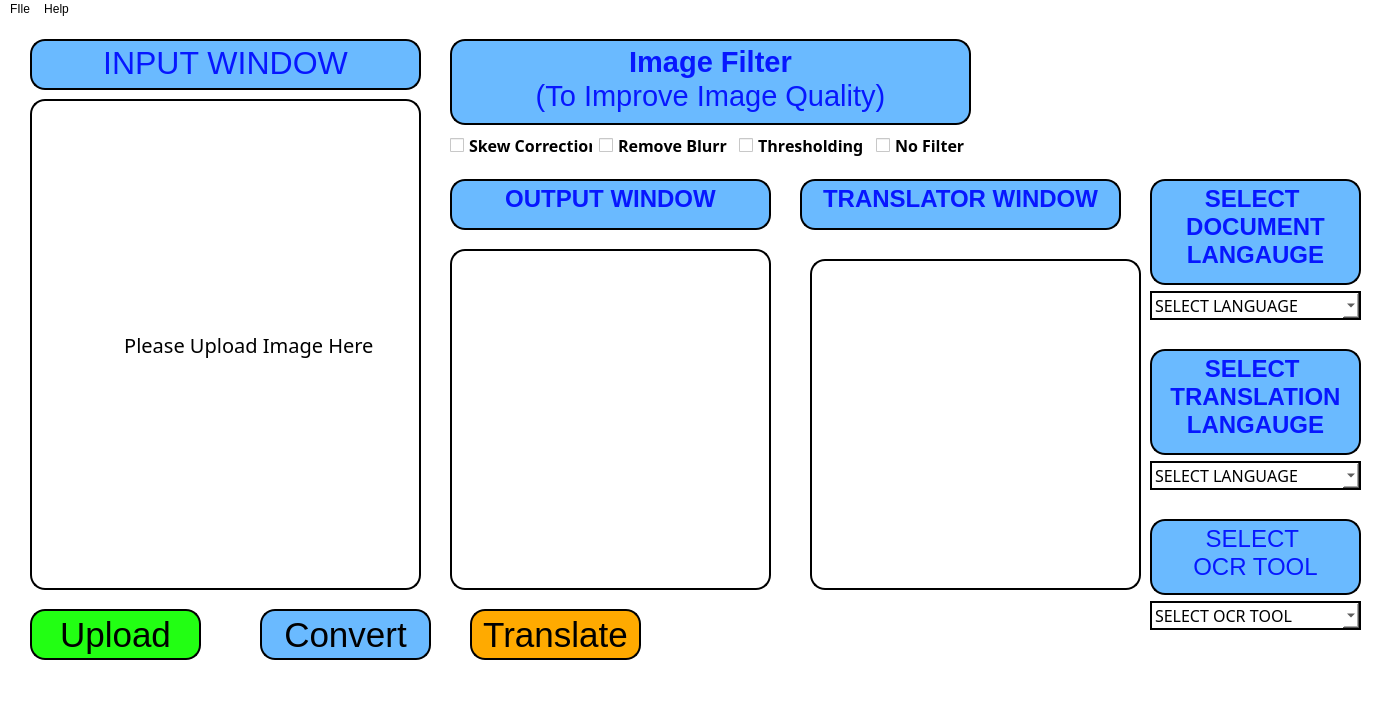
<?xml version="1.0" encoding="UTF-8"?>
<ui version="4.0">
 <class>SMART_OCR</class>
 <widget class="QMainWindow" name="SMART_OCR">
  <property name="geometry">
   <rect>
    <x>0</x>
    <y>0</y>
    <width>1385</width>
    <height>720</height>
   </rect>
  </property>
  <property name="font">
   <font>
    <pointsize>12</pointsize>
    <weight>75</weight>
    <bold>true</bold>
   </font>
  </property>
  <property name="windowTitle">
   <string>MainWindow</string>
  </property>
  <property name="styleSheet">
   <string notr="true">background-color:white;</string>
  </property>
  <widget class="QWidget" name="Central_Widget_OCR">
   <widget class="QLabel" name="Input_Window">
    <property name="geometry">
     <rect>
      <x>30</x>
      <y>80</y>
      <width>391</width>
      <height>491</height>
     </rect>
    </property>
    <property name="font">
     <font>
      <family>Raleway</family>
      <pointsize>15</pointsize>
     </font>
    </property>
    <property name="styleSheet">
     <string notr="true">
border-style: outset;
border-width: 2px;
border-radius: 15px;
border-color: black;
background-color:rgb(255, 255, 255);

</string>
    </property>
    <property name="frameShape">
     <enum>QFrame::WinPanel</enum>
    </property>
    <property name="frameShadow">
     <enum>QFrame::Plain</enum>
    </property>
    <property name="lineWidth">
     <number>6</number>
    </property>
    <property name="midLineWidth">
     <number>6</number>
    </property>
    <property name="text">
     <string>         Please Upload Image Here</string>
    </property>
    <property name="alignment">
     <set>Qt::AlignCenter</set>
    </property>
   </widget>
   <widget class="QTextBrowser" name="Input_Label">
    <property name="geometry">
     <rect>
      <x>30</x>
      <y>20</y>
      <width>391</width>
      <height>51</height>
     </rect>
    </property>
    <property name="styleSheet">
     <string notr="true">font-size:35px;
border-style: outset;
border-width: 2px;
border-radius: 15px;
border-color: black;
background-color:rgb(106, 186, 255)
</string>
    </property>
    <property name="html">
     <string>&lt;!DOCTYPE HTML PUBLIC &quot;-//W3C//DTD HTML 4.0//EN&quot; &quot;http://www.w3.org/TR/REC-html40/strict.dtd&quot;&gt;
&lt;html&gt;&lt;head&gt;&lt;meta name=&quot;qrichtext&quot; content=&quot;1&quot; /&gt;&lt;style type=&quot;text/css&quot;&gt;
p, li { white-space: pre-wrap; }
&lt;/style&gt;&lt;/head&gt;&lt;body style=&quot; font-family:'MS Shell Dlg 2'; font-size:35px; font-weight:400; font-style:normal;&quot;&gt;
&lt;p align=&quot;center&quot; style=&quot; margin-top:0px; margin-bottom:0px; margin-left:0px; margin-right:0px; -qt-block-indent:0; text-indent:0px;&quot;&gt;&lt;span style=&quot; font-size:24pt; color:#0717ff;&quot;&gt;INPUT WINDOW&lt;/span&gt;&lt;/p&gt;&lt;/body&gt;&lt;/html&gt;</string>
    </property>
   </widget>
   <widget class="QTextBrowser" name="Output_Label">
    <property name="geometry">
     <rect>
      <x>450</x>
      <y>160</y>
      <width>321</width>
      <height>51</height>
     </rect>
    </property>
    <property name="styleSheet">
     <string notr="true">font-size:35px;
border-style: outset;
border-width: 2px;
border-radius: 15px;
border-color: black;
background-color:rgb(106, 186, 255)
</string>
    </property>
    <property name="html">
     <string>&lt;!DOCTYPE HTML PUBLIC &quot;-//W3C//DTD HTML 4.0//EN&quot; &quot;http://www.w3.org/TR/REC-html40/strict.dtd&quot;&gt;
&lt;html&gt;&lt;head&gt;&lt;meta name=&quot;qrichtext&quot; content=&quot;1&quot; /&gt;&lt;style type=&quot;text/css&quot;&gt;
p, li { white-space: pre-wrap; }
&lt;/style&gt;&lt;/head&gt;&lt;body style=&quot; font-family:'MS Shell Dlg 2'; font-size:35px; font-weight:400; font-style:normal;&quot;&gt;
&lt;p align=&quot;center&quot; style=&quot; margin-top:0px; margin-bottom:0px; margin-left:0px; margin-right:0px; -qt-block-indent:0; text-indent:0px;&quot;&gt;&lt;span style=&quot; font-size:18pt; font-weight:600; color:#0717ff;&quot;&gt;OUTPUT WINDOW&lt;/span&gt;&lt;/p&gt;&lt;/body&gt;&lt;/html&gt;</string>
    </property>
   </widget>
   <widget class="QTextBrowser" name="Translator_Label">
    <property name="geometry">
     <rect>
      <x>800</x>
      <y>160</y>
      <width>321</width>
      <height>51</height>
     </rect>
    </property>
    <property name="font">
     <font>
      <pointsize>-1</pointsize>
     </font>
    </property>
    <property name="styleSheet">
     <string notr="true">font-size:35px;
border-style: outset;
border-width: 2px;
border-radius: 15px;
border-color: black;
background-color:rgb(106, 186, 255)
</string>
    </property>
    <property name="html">
     <string>&lt;!DOCTYPE HTML PUBLIC &quot;-//W3C//DTD HTML 4.0//EN&quot; &quot;http://www.w3.org/TR/REC-html40/strict.dtd&quot;&gt;
&lt;html&gt;&lt;head&gt;&lt;meta name=&quot;qrichtext&quot; content=&quot;1&quot; /&gt;&lt;style type=&quot;text/css&quot;&gt;
p, li { white-space: pre-wrap; }
&lt;/style&gt;&lt;/head&gt;&lt;body style=&quot; font-family:'Raleway'; font-size:35px; font-weight:400; font-style:normal;&quot;&gt;
&lt;p align=&quot;center&quot; style=&quot; margin-top:0px; margin-bottom:0px; margin-left:0px; margin-right:0px; -qt-block-indent:0; text-indent:0px;&quot;&gt;&lt;span style=&quot; font-family:'MS Shell Dlg 2'; font-size:18pt; font-weight:600; color:#0717ff;&quot;&gt;TRANSLATOR WINDOW&lt;/span&gt;&lt;/p&gt;&lt;/body&gt;&lt;/html&gt;</string>
    </property>
   </widget>
   <widget class="QPushButton" name="Convert_Button">
    <property name="geometry">
     <rect>
      <x>260</x>
      <y>590</y>
      <width>171</width>
      <height>51</height>
     </rect>
    </property>
    <property name="styleSheet">
     <string notr="true">QPushButton
{
font-size:35px;
border-style: outset;
border-width: 2px;
border-radius: 15px;
border-color: black;
background-color:rgb(106, 186, 255)
}
QPushButton:hover{
background-color :rgb(183, 205, 255)
}</string>
    </property>
    <property name="text">
     <string>Convert</string>
    </property>
   </widget>
   <widget class="QPushButton" name="Translator_Button">
    <property name="geometry">
     <rect>
      <x>470</x>
      <y>590</y>
      <width>171</width>
      <height>51</height>
     </rect>
    </property>
    <property name="styleSheet">
     <string notr="true">QPushButton{
font-size:35px;
border-style: outset;
border-width: 2px;
border-radius: 15px;
border-color: black;
background-color:rgb(255, 170, 0);
}

QPushButton:hover{
background-color:rgb(255, 239, 146);
}</string>
    </property>
    <property name="text">
     <string>Translate</string>
    </property>
   </widget>
   <widget class="QWidget" name="layoutWidget">
    <property name="geometry">
     <rect>
      <x>450</x>
      <y>20</y>
      <width>521</width>
      <height>121</height>
     </rect>
    </property>
    <layout class="QVBoxLayout" name="Vert_CheckBox">
     <item>
      <widget class="QTextBrowser" name="Img_Filter_Label">
       <property name="styleSheet">
        <string notr="true">font-size:35px;
border-style: outset;
border-width: 2px;
border-radius: 15px;
border-color: black;
background-color:rgb(106, 186, 255)
</string>
       </property>
       <property name="html">
        <string>&lt;!DOCTYPE HTML PUBLIC &quot;-//W3C//DTD HTML 4.0//EN&quot; &quot;http://www.w3.org/TR/REC-html40/strict.dtd&quot;&gt;
&lt;html&gt;&lt;head&gt;&lt;meta name=&quot;qrichtext&quot; content=&quot;1&quot; /&gt;&lt;style type=&quot;text/css&quot;&gt;
p, li { white-space: pre-wrap; }
&lt;/style&gt;&lt;/head&gt;&lt;body style=&quot; font-family:'MS Shell Dlg 2'; font-size:35px; font-weight:400; font-style:normal;&quot;&gt;
&lt;p align=&quot;center&quot; style=&quot; margin-top:0px; margin-bottom:0px; margin-left:0px; margin-right:0px; -qt-block-indent:0; text-indent:0px;&quot;&gt;&lt;span style=&quot; font-size:22pt; font-weight:600; color:#0717ff;&quot;&gt;Image Filter&lt;/span&gt;&lt;/p&gt;
&lt;p align=&quot;center&quot; style=&quot; margin-top:0px; margin-bottom:0px; margin-left:0px; margin-right:0px; -qt-block-indent:0; text-indent:0px;&quot;&gt;&lt;span style=&quot; font-size:22pt; color:#0717ff;&quot;&gt;(To Improve Image Quality)&lt;/span&gt;&lt;/p&gt;&lt;/body&gt;&lt;/html&gt;</string>
       </property>
      </widget>
     </item>
     <item>
      <layout class="QHBoxLayout" name="Hori_CheckBox">
       <item>
        <widget class="QCheckBox" name="Skwe_Corr_Box">
         <property name="font">
          <font>
           <family>Raleway</family>
           <pointsize>12</pointsize>
           <weight>75</weight>
           <bold>true</bold>
          </font>
         </property>
         <property name="text">
          <string>Skew Correction</string>
         </property>
        </widget>
       </item>
       <item>
        <widget class="QCheckBox" name="Blurr_Corr_Box">
         <property name="font">
          <font>
           <family>Raleway</family>
           <pointsize>12</pointsize>
           <weight>75</weight>
           <bold>true</bold>
           <kerning>false</kerning>
          </font>
         </property>
         <property name="text">
          <string>Remove Blurr</string>
         </property>
        </widget>
       </item>
       <item>
        <widget class="QCheckBox" name="Thresh_Corr_Box">
         <property name="font">
          <font>
           <family>Raleway</family>
           <pointsize>12</pointsize>
           <weight>75</weight>
           <bold>true</bold>
           <kerning>false</kerning>
          </font>
         </property>
         <property name="text">
          <string>Thresholding</string>
         </property>
        </widget>
       </item>
       <item>
        <widget class="QCheckBox" name="No_Filter_Box">
         <property name="font">
          <font>
           <family>Raleway</family>
           <pointsize>12</pointsize>
           <weight>75</weight>
           <bold>true</bold>
          </font>
         </property>
         <property name="text">
          <string>No Filter</string>
         </property>
        </widget>
       </item>
      </layout>
     </item>
    </layout>
   </widget>
   <widget class="QPushButton" name="Upload_Button">
    <property name="geometry">
     <rect>
      <x>30</x>
      <y>590</y>
      <width>171</width>
      <height>51</height>
     </rect>
    </property>
    <property name="styleSheet">
     <string notr="true">QPushButton{
font-size:35px;
border-style: outset;
border-width: 2px;
border-radius: 15px;
border-color: black;
background-color:rgb(34, 255, 19)
}
QPushButton:hover{
background-color:rgb(186, 255, 107)
}</string>
    </property>
    <property name="text">
     <string>Upload</string>
    </property>
   </widget>
   <widget class="QWidget" name="layoutWidget">
    <property name="geometry">
     <rect>
      <x>1150</x>
      <y>330</y>
      <width>211</width>
      <height>141</height>
     </rect>
    </property>
    <layout class="QVBoxLayout" name="Vert_Trans_Lang">
     <item>
      <widget class="QTextBrowser" name="Trans_Lang_Label">
       <property name="styleSheet">
        <string notr="true">font-size:35px;
border-style: outset;
border-width: 2px;
border-radius: 15px;
border-color: black;
background-color:rgb(106, 186, 255)
</string>
       </property>
       <property name="html">
        <string>&lt;!DOCTYPE HTML PUBLIC &quot;-//W3C//DTD HTML 4.0//EN&quot; &quot;http://www.w3.org/TR/REC-html40/strict.dtd&quot;&gt;
&lt;html&gt;&lt;head&gt;&lt;meta name=&quot;qrichtext&quot; content=&quot;1&quot; /&gt;&lt;style type=&quot;text/css&quot;&gt;
p, li { white-space: pre-wrap; }
&lt;/style&gt;&lt;/head&gt;&lt;body style=&quot; font-family:'MS Shell Dlg 2'; font-size:35px; font-weight:400; font-style:normal;&quot;&gt;
&lt;p align=&quot;center&quot; style=&quot; margin-top:0px; margin-bottom:0px; margin-left:0px; margin-right:0px; -qt-block-indent:0; text-indent:0px;&quot;&gt;&lt;span style=&quot; font-size:18pt; font-weight:600; color:#0717ff;&quot;&gt;SELECT &lt;/span&gt;&lt;/p&gt;
&lt;p align=&quot;center&quot; style=&quot; margin-top:0px; margin-bottom:0px; margin-left:0px; margin-right:0px; -qt-block-indent:0; text-indent:0px;&quot;&gt;&lt;span style=&quot; font-size:18pt; font-weight:600; color:#0717ff;&quot;&gt;TRANSLATION LANGAUGE&lt;/span&gt;&lt;/p&gt;&lt;/body&gt;&lt;/html&gt;</string>
       </property>
      </widget>
     </item>
     <item>
      <widget class="QComboBox" name="Trans_Lang_Select">
       <property name="font">
        <font>
         <family>Raleway</family>
         <pointsize>12</pointsize>
         <weight>50</weight>
         <bold>false</bold>
         <kerning>false</kerning>
        </font>
       </property>
       <property name="styleSheet">
        <string notr="true">border:2px solid black;
</string>
       </property>
       <property name="editable">
        <bool>false</bool>
       </property>
       <property name="currentText">
        <string>SELECT LANGUAGE</string>
       </property>
       <item>
        <property name="text">
         <string>SELECT LANGUAGE</string>
        </property>
       </item>
       <item>
        <property name="text">
         <string>German</string>
        </property>
        <property name="icon">
         <iconset>
          <selectedon>German-Alphabet.jpg</selectedon>
         </iconset>
        </property>
       </item>
       <item>
        <property name="text">
         <string>Gujarati</string>
        </property>
        <property name="icon">
         <iconset>
          <selectedoff>Gujarati_Letter.png</selectedoff>
         </iconset>
        </property>
       </item>
       <item>
        <property name="text">
         <string>Russian</string>
        </property>
        <property name="icon">
         <iconset>
          <selectedoff>Russian_Letter.png</selectedoff>
         </iconset>
        </property>
       </item>
       <item>
        <property name="text">
         <string>Japanese</string>
        </property>
        <property name="icon">
         <iconset>
          <selectedoff>Japanese_Letter.png</selectedoff>
         </iconset>
        </property>
       </item>
       <item>
        <property name="text">
         <string>Hindi</string>
        </property>
        <property name="icon">
         <iconset>
          <selectedoff>Hindi_Letter.png</selectedoff>
         </iconset>
        </property>
       </item>
       <item>
        <property name="text">
         <string>English</string>
        </property>
        <property name="icon">
         <iconset>
          <selectedoff>English_Letter.png</selectedoff>
         </iconset>
        </property>
       </item>
       <item>
        <property name="text">
         <string>French</string>
        </property>
        <property name="icon">
         <iconset>
          <selectedon>French_Letter.png</selectedon>
         </iconset>
        </property>
       </item>
      </widget>
     </item>
    </layout>
   </widget>
   <widget class="QWidget" name="layoutWidget">
    <property name="geometry">
     <rect>
      <x>1150</x>
      <y>160</y>
      <width>211</width>
      <height>141</height>
     </rect>
    </property>
    <layout class="QVBoxLayout" name="verticalLayout">
     <item>
      <widget class="QTextBrowser" name="Doc_Lang_Label">
       <property name="styleSheet">
        <string notr="true">font-size:35px;
border-style: outset;
border-width: 2px;
border-radius: 15px;
border-color: black;
background-color:rgb(106, 186, 255)
</string>
       </property>
       <property name="html">
        <string>&lt;!DOCTYPE HTML PUBLIC &quot;-//W3C//DTD HTML 4.0//EN&quot; &quot;http://www.w3.org/TR/REC-html40/strict.dtd&quot;&gt;
&lt;html&gt;&lt;head&gt;&lt;meta name=&quot;qrichtext&quot; content=&quot;1&quot; /&gt;&lt;style type=&quot;text/css&quot;&gt;
p, li { white-space: pre-wrap; }
&lt;/style&gt;&lt;/head&gt;&lt;body style=&quot; font-family:'MS Shell Dlg 2'; font-size:35px; font-weight:400; font-style:normal;&quot;&gt;
&lt;p align=&quot;center&quot; style=&quot; margin-top:0px; margin-bottom:0px; margin-left:0px; margin-right:0px; -qt-block-indent:0; text-indent:0px;&quot;&gt;&lt;span style=&quot; font-size:18pt; font-weight:600; color:#0717ff;&quot;&gt;SELECT &lt;/span&gt;&lt;/p&gt;
&lt;p align=&quot;center&quot; style=&quot; margin-top:0px; margin-bottom:0px; margin-left:0px; margin-right:0px; -qt-block-indent:0; text-indent:0px;&quot;&gt;&lt;span style=&quot; font-size:18pt; font-weight:600; color:#0717ff;&quot;&gt;DOCUMENT LANGAUGE&lt;/span&gt;&lt;/p&gt;&lt;/body&gt;&lt;/html&gt;</string>
       </property>
      </widget>
     </item>
     <item>
      <widget class="QComboBox" name="Doc_Lang_Select">
       <property name="font">
        <font>
         <family>Raleway</family>
         <pointsize>12</pointsize>
         <weight>50</weight>
         <bold>false</bold>
         <kerning>false</kerning>
        </font>
       </property>
       <property name="styleSheet">
        <string notr="true">border:2px solid black;</string>
       </property>
       <item>
        <property name="text">
         <string>SELECT LANGUAGE</string>
        </property>
       </item>
       <item>
        <property name="text">
         <string>Hindi</string>
        </property>
        <property name="icon">
         <iconset>
          <selectedoff>Hindi_Letter.png</selectedoff>
         </iconset>
        </property>
       </item>
       <item>
        <property name="text">
         <string>English</string>
        </property>
        <property name="icon">
         <iconset>
          <selectedoff>English_Letter.png</selectedoff>
         </iconset>
        </property>
       </item>
       <item>
        <property name="text">
         <string>French</string>
        </property>
        <property name="icon">
         <iconset>
          <selectedon>French_Letter.png</selectedon>
         </iconset>
        </property>
       </item>
       <item>
        <property name="text">
         <string>Gujarati</string>
        </property>
        <property name="icon">
         <iconset>
          <selectedoff>Gujarati_Letter.png</selectedoff>
         </iconset>
        </property>
       </item>
       <item>
        <property name="text">
         <string>Russian</string>
        </property>
        <property name="icon">
         <iconset>
          <selectedoff>Russian_Letter.png</selectedoff>
         </iconset>
        </property>
       </item>
       <item>
        <property name="text">
         <string>Japanese</string>
        </property>
        <property name="icon">
         <iconset>
          <selectedoff>Japanese_Letter.png</selectedoff>
         </iconset>
        </property>
       </item>
       <item>
        <property name="text">
         <string>German</string>
        </property>
        <property name="icon">
         <iconset>
          <selectedoff>German-Alphabet.jpg</selectedoff>
         </iconset>
        </property>
       </item>
      </widget>
     </item>
    </layout>
   </widget>
   <widget class="QTextEdit" name="Translator_Window">
    <property name="geometry">
     <rect>
      <x>810</x>
      <y>240</y>
      <width>331</width>
      <height>331</height>
     </rect>
    </property>
    <property name="font">
     <font>
      <family>Raleway</family>
      <pointsize>12</pointsize>
     </font>
    </property>
    <property name="styleSheet">
     <string notr="true">border:2px solid black;
border-radius:15px;
padding:15px;</string>
    </property>
    <property name="html">
     <string>&lt;!DOCTYPE HTML PUBLIC &quot;-//W3C//DTD HTML 4.0//EN&quot; &quot;http://www.w3.org/TR/REC-html40/strict.dtd&quot;&gt;
&lt;html&gt;&lt;head&gt;&lt;meta name=&quot;qrichtext&quot; content=&quot;1&quot; /&gt;&lt;style type=&quot;text/css&quot;&gt;
p, li { white-space: pre-wrap; }
&lt;/style&gt;&lt;/head&gt;&lt;body style=&quot; font-family:'Raleway'; font-size:12pt; font-weight:400; font-style:normal;&quot;&gt;
&lt;p style=&quot;-qt-paragraph-type:empty; margin-top:0px; margin-bottom:0px; margin-left:0px; margin-right:0px; -qt-block-indent:0; text-indent:0px; font-family:'MS Shell Dlg 2'; font-size:8pt;&quot;&gt;&lt;br /&gt;&lt;/p&gt;&lt;/body&gt;&lt;/html&gt;</string>
    </property>
   </widget>
   <widget class="QTextEdit" name="Output_Window">
    <property name="geometry">
     <rect>
      <x>450</x>
      <y>230</y>
      <width>321</width>
      <height>341</height>
     </rect>
    </property>
    <property name="font">
     <font>
      <family>Raleway</family>
      <pointsize>12</pointsize>
     </font>
    </property>
    <property name="styleSheet">
     <string notr="true">border:2px solid black;
border-radius:15px;
padding:15px;</string>
    </property>
    <property name="html">
     <string>&lt;!DOCTYPE HTML PUBLIC &quot;-//W3C//DTD HTML 4.0//EN&quot; &quot;http://www.w3.org/TR/REC-html40/strict.dtd&quot;&gt;
&lt;html&gt;&lt;head&gt;&lt;meta name=&quot;qrichtext&quot; content=&quot;1&quot; /&gt;&lt;style type=&quot;text/css&quot;&gt;
p, li { white-space: pre-wrap; }
&lt;/style&gt;&lt;/head&gt;&lt;body style=&quot; font-family:'Raleway'; font-size:12pt; font-weight:400; font-style:normal;&quot;&gt;
&lt;p style=&quot;-qt-paragraph-type:empty; margin-top:0px; margin-bottom:0px; margin-left:0px; margin-right:0px; -qt-block-indent:0; text-indent:0px; font-family:'MS Shell Dlg 2'; font-size:8pt;&quot;&gt;&lt;br /&gt;&lt;/p&gt;&lt;/body&gt;&lt;/html&gt;</string>
    </property>
   </widget>
   <widget class="QWidget" name="layoutWidget">
    <property name="geometry">
     <rect>
      <x>1150</x>
      <y>500</y>
      <width>211</width>
      <height>111</height>
     </rect>
    </property>
    <layout class="QVBoxLayout" name="verticalLayout_2">
     <item>
      <widget class="QTextBrowser" name="Trans_Lang_Label_2">
       <property name="styleSheet">
        <string notr="true">font-size:35px;
border-style: outset;
border-width: 2px;
border-radius: 15px;
border-color: black;
background-color:rgb(106, 186, 255)
</string>
       </property>
       <property name="html">
        <string>&lt;!DOCTYPE HTML PUBLIC &quot;-//W3C//DTD HTML 4.0//EN&quot; &quot;http://www.w3.org/TR/REC-html40/strict.dtd&quot;&gt;
&lt;html&gt;&lt;head&gt;&lt;meta name=&quot;qrichtext&quot; content=&quot;1&quot; /&gt;&lt;style type=&quot;text/css&quot;&gt;
p, li { white-space: pre-wrap; }
&lt;/style&gt;&lt;/head&gt;&lt;body style=&quot; font-family:'MS Shell Dlg 2'; font-size:35px; font-weight:400; font-style:normal;&quot;&gt;
&lt;p align=&quot;center&quot; style=&quot; margin-top:0px; margin-bottom:0px; margin-left:0px; margin-right:0px; -qt-block-indent:0; text-indent:0px;&quot;&gt;&lt;span style=&quot; font-size:18pt; color:#0717ff;&quot;&gt;SELECT &lt;/span&gt;&lt;/p&gt;
&lt;p align=&quot;center&quot; style=&quot; margin-top:0px; margin-bottom:0px; margin-left:0px; margin-right:0px; -qt-block-indent:0; text-indent:0px;&quot;&gt;&lt;span style=&quot; font-size:18pt; color:#0717ff;&quot;&gt;OCR TOOL&lt;/span&gt;&lt;/p&gt;&lt;/body&gt;&lt;/html&gt;</string>
       </property>
      </widget>
     </item>
     <item>
      <widget class="QComboBox" name="Trans_Lang_Select_2">
       <property name="font">
        <font>
         <family>Raleway</family>
         <pointsize>12</pointsize>
         <weight>50</weight>
         <bold>false</bold>
         <kerning>false</kerning>
        </font>
       </property>
       <property name="styleSheet">
        <string notr="true">border:2px solid black;
</string>
       </property>
       <property name="editable">
        <bool>false</bool>
       </property>
       <property name="currentText">
        <string>SELECT OCR TOOL</string>
       </property>
       <item>
        <property name="text">
         <string>SELECT OCR TOOL</string>
        </property>
       </item>
       <item>
        <property name="text">
         <string>Tesseract OCR</string>
        </property>
       </item>
       <item>
        <property name="text">
         <string>Free OCR</string>
        </property>
       </item>
      </widget>
     </item>
    </layout>
   </widget>
   <widget class="QLabel" name="label">
    <property name="geometry">
     <rect>
      <x>990</x>
      <y>20</y>
      <width>371</width>
      <height>111</height>
     </rect>
    </property>
    <property name="text">
     <string/>
    </property>
   </widget>
  </widget>
  <widget class="QMenuBar" name="menubar">
   <property name="geometry">
    <rect>
     <x>0</x>
     <y>0</y>
     <width>1385</width>
     <height>21</height>
    </rect>
   </property>
   <widget class="QMenu" name="menuFIle">
    <property name="title">
     <string>FIle</string>
    </property>
    <addaction name="actionUpload"/>
    <addaction name="actionClose"/>
   </widget>
   <widget class="QMenu" name="menuHelp">
    <property name="title">
     <string>Help</string>
    </property>
    <addaction name="actionAbout_Smart_OCR"/>
   </widget>
   <addaction name="menuFIle"/>
   <addaction name="menuHelp"/>
  </widget>
  <widget class="QStatusBar" name="statusbar"/>
  <action name="actionUpload">
   <property name="text">
    <string>Open               CTLR+O</string>
   </property>
  </action>
  <action name="actionClose">
   <property name="text">
    <string>Close                     ALT+F4</string>
   </property>
  </action>
  <action name="actionAbout_Smart_OCR">
   <property name="text">
    <string>About Smart OCR</string>
   </property>
  </action>
 </widget>
 <resources/>
 <connections/>
</ui>
